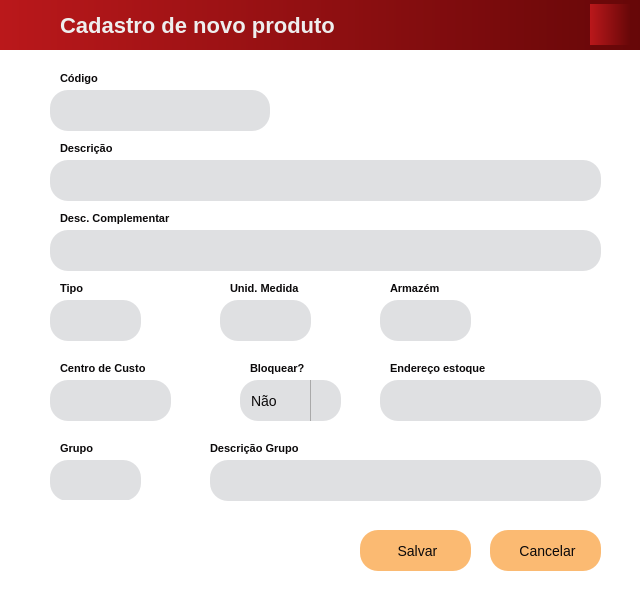
<?xml version="1.0" encoding="UTF-8"?>
<ui version="4.0">
 <class>NewProductWindow</class>
 <widget class="QDialog" name="NewProductWindow">
  <property name="geometry">
   <rect>
    <x>0</x>
    <y>0</y>
    <width>640</width>
    <height>600</height>
   </rect>
  </property>
  <property name="sizePolicy">
   <sizepolicy hsizetype="Fixed" vsizetype="Fixed">
    <horstretch>0</horstretch>
    <verstretch>0</verstretch>
   </sizepolicy>
  </property>
  <property name="font">
   <font>
    <family>Segoe UI</family>
   </font>
  </property>
  <property name="windowTitle">
   <string>Eureka® Cadastro</string>
  </property>
  <property name="windowIcon">
   <iconset resource="../static/resource.qrc">
    <normaloff>:/image/image/LOGO.jpeg</normaloff>:/image/image/LOGO.jpeg</iconset>
  </property>
  <property name="styleSheet">
   <string notr="true">* {
    background-color: #ffffff;
	font-style: &quot;Segoe UI&quot;;
 	color: #0B090A;
}

QLabel {
    color: #0B090A;
    font-size: 12px;
    font-weight: bold;
}

QLineEdit {
    background-color: #DFE0E2;
    padding-left: 15px;
    border-radius: 18px;
	font-size: 18px;
}

QPushButton {
    background-color: #fbba72;
    border: 2px;
    border-radius: 18px;
    font-size: 14px;
    font-weight: regular;
}

QPushButton:hover {
    background-color: #399918;
    color: #EEEEEE
}

QPushButton:pressed {
    background-color: #6703c5;
    color: #EEEEEE;
}
</string>
  </property>
  <widget class="QWidget" name="window_title_bar" native="true">
   <property name="geometry">
    <rect>
     <x>0</x>
     <y>0</y>
     <width>641</width>
     <height>51</height>
    </rect>
   </property>
   <property name="styleSheet">
    <string notr="true">* {
background-color: qlineargradient(spread:pad, x1:0, y1:0, x2:1, y2:0, stop:0 rgba(186, 24, 27, 255), stop:1 rgba(102, 7, 8, 255));
}</string>
   </property>
   <widget class="QLabel" name="type_label">
    <property name="geometry">
     <rect>
      <x>60</x>
      <y>0</y>
      <width>301</width>
      <height>51</height>
     </rect>
    </property>
    <property name="font">
     <font>
      <pointsize>-1</pointsize>
      <weight>75</weight>
      <bold>true</bold>
     </font>
    </property>
    <property name="styleSheet">
     <string notr="true">QLabel {
	background-color: transparent;
    color: #EEEEEE;
    font-size: 22px;
    font-weight: regular;
	font-style: &quot;Segoe UI&quot;;
}</string>
    </property>
    <property name="text">
     <string>Cadastro de novo produto</string>
    </property>
   </widget>
   <widget class="QLabel" name="enaplic_logo">
    <property name="geometry">
     <rect>
      <x>590</x>
      <y>4</y>
      <width>41</width>
      <height>41</height>
     </rect>
    </property>
    <property name="text">
     <string/>
    </property>
    <property name="pixmap">
     <pixmap resource="../static/resource.qrc">:/image/image/LOGO.jpeg</pixmap>
    </property>
    <property name="scaledContents">
     <bool>true</bool>
    </property>
   </widget>
  </widget>
  <widget class="QWidget" name="main_area" native="true">
   <property name="geometry">
    <rect>
     <x>0</x>
     <y>50</y>
     <width>641</width>
     <height>551</height>
    </rect>
   </property>
   <property name="sizePolicy">
    <sizepolicy hsizetype="Fixed" vsizetype="Fixed">
     <horstretch>0</horstretch>
     <verstretch>0</verstretch>
    </sizepolicy>
   </property>
   <property name="font">
    <font>
     <family>Segoe UI</family>
    </font>
   </property>
   <property name="toolTipDuration">
    <number>-4</number>
   </property>
   <property name="styleSheet">
    <string notr="true">* {
    background-color: #ffffff;
	font-style: 'Segoe UI';
}

QLabel, QCheckBox {
    color: #0B090A;
    font-size: 11px;
    font-weight: bold;
}

QLabel#logo-enaplic {
    margin: 5px 0;
}

QLineEdit {
    background-color: #DFE0E2;
    padding-left: 11px;
    border-radius: 18px;
	font-size: 14px;
}

QDateEdit, QComboBox {
    background-color: #DFE0E2;
    padding-left: 11px;
    border-radius: 18px;
    height: 20px;
    font-size: 14px;
}

QDateEdit::drop-down, QComboBox::drop-down {
    subcontrol-origin: padding;
    subcontrol-position: top right;
    width: 30px;
    border-left-width: 1px;
    border-left-color: darkgray;
    border-left-style: solid;
    border-top-right-radius: 3px;
    border-bottom-right-radius: 3px;
}

QDateEdit::down-arrow, QComboBox::down-arrow {
    image: url(../static/icon/arrow.png);
    width: 10px;
    height: 10px;
}

QTableWidget {
    border: 1px solid #000000;
    background-color: #686D76;
    padding-left: 10px;
    margin-bottom: 15px;
}

QTableWidget QHeaderView::section {
    background-color: #262626;
    color: #A7A6A6;
    padding: 5px;
    height: 18px;
}

QTableWidget QHeaderView::section:horizontal {
    border-top: 1px solid #333;
}

QTableWidget::item {
    background-color: #363636;
    color: #fff;
    font-weight: bold;
    padding-right: 8px;
    padding-left: 8px;
}

QTableWidget::item:selected {
    background-color: #000000;
    color: #EEEEEE;
    font-weight: bold;
}</string>
   </property>
   <widget class="QLineEdit" name="desc_comp_field">
    <property name="geometry">
     <rect>
      <x>50</x>
      <y>180</y>
      <width>551</width>
      <height>41</height>
     </rect>
    </property>
    <property name="minimumSize">
     <size>
      <width>301</width>
      <height>41</height>
     </size>
    </property>
    <property name="font">
     <font>
      <family>Segoe UI</family>
      <pointsize>-1</pointsize>
     </font>
    </property>
    <property name="focusPolicy">
     <enum>Qt::ClickFocus</enum>
    </property>
    <property name="inputMask">
     <string/>
    </property>
    <property name="text">
     <string/>
    </property>
    <property name="maxLength">
     <number>60</number>
    </property>
    <property name="clearButtonEnabled">
     <bool>true</bool>
    </property>
   </widget>
   <widget class="QLineEdit" name="tipo_field">
    <property name="geometry">
     <rect>
      <x>50</x>
      <y>250</y>
      <width>91</width>
      <height>41</height>
     </rect>
    </property>
    <property name="minimumSize">
     <size>
      <width>10</width>
      <height>41</height>
     </size>
    </property>
    <property name="font">
     <font>
      <family>Segoe UI</family>
      <pointsize>-1</pointsize>
     </font>
    </property>
    <property name="tabletTracking">
     <bool>false</bool>
    </property>
    <property name="focusPolicy">
     <enum>Qt::ClickFocus</enum>
    </property>
    <property name="inputMask">
     <string/>
    </property>
    <property name="text">
     <string/>
    </property>
    <property name="maxLength">
     <number>2</number>
    </property>
    <property name="echoMode">
     <enum>QLineEdit::Normal</enum>
    </property>
    <property name="clearButtonEnabled">
     <bool>true</bool>
    </property>
   </widget>
   <widget class="QLabel" name="desc_comp_label">
    <property name="geometry">
     <rect>
      <x>60</x>
      <y>160</y>
      <width>131</width>
      <height>16</height>
     </rect>
    </property>
    <property name="font">
     <font>
      <family>Segoe UI</family>
      <pointsize>-1</pointsize>
      <weight>75</weight>
      <bold>true</bold>
     </font>
    </property>
    <property name="text">
     <string>Desc. Complementar</string>
    </property>
   </widget>
   <widget class="QLabel" name="tipo_label">
    <property name="geometry">
     <rect>
      <x>60</x>
      <y>230</y>
      <width>51</width>
      <height>16</height>
     </rect>
    </property>
    <property name="font">
     <font>
      <family>Segoe UI</family>
      <pointsize>-1</pointsize>
      <weight>75</weight>
      <bold>true</bold>
     </font>
    </property>
    <property name="text">
     <string>Tipo</string>
    </property>
   </widget>
   <widget class="QPushButton" name="btn_close">
    <property name="geometry">
     <rect>
      <x>490</x>
      <y>480</y>
      <width>111</width>
      <height>41</height>
     </rect>
    </property>
    <property name="minimumSize">
     <size>
      <width>0</width>
      <height>41</height>
     </size>
    </property>
    <property name="font">
     <font>
      <family>Segoe UI</family>
      <pointsize>-1</pointsize>
     </font>
    </property>
    <property name="focusPolicy">
     <enum>Qt::TabFocus</enum>
    </property>
    <property name="styleSheet">
     <string notr="true">QPushButton {
    background-color: #fbba72;
    border: 2px;
    border-radius: 18px;
    font-size: 14px;
    font-weight: regular;
}

QPushButton:hover {
    background-color: #d60000;
    color: #EEEEEE
}

QPushButton:pressed {
    background-color: #6703c5;
    color: #EEEEEE;
}

</string>
    </property>
    <property name="text">
     <string> Cancelar</string>
    </property>
    <property name="icon">
     <iconset resource="../static/resource.qrc">
      <normaloff>:/icon/icon/excluir (1).png</normaloff>:/icon/icon/excluir (1).png</iconset>
    </property>
    <property name="iconSize">
     <size>
      <width>16</width>
      <height>16</height>
     </size>
    </property>
   </widget>
   <widget class="QLabel" name="descricao_label">
    <property name="geometry">
     <rect>
      <x>60</x>
      <y>90</y>
      <width>61</width>
      <height>16</height>
     </rect>
    </property>
    <property name="font">
     <font>
      <family>Segoe UI</family>
      <pointsize>-1</pointsize>
      <weight>75</weight>
      <bold>true</bold>
     </font>
    </property>
    <property name="text">
     <string>Descrição</string>
    </property>
   </widget>
   <widget class="QLineEdit" name="descricao_field">
    <property name="geometry">
     <rect>
      <x>50</x>
      <y>110</y>
      <width>551</width>
      <height>41</height>
     </rect>
    </property>
    <property name="minimumSize">
     <size>
      <width>301</width>
      <height>41</height>
     </size>
    </property>
    <property name="font">
     <font>
      <family>Segoe UI</family>
      <pointsize>-1</pointsize>
     </font>
    </property>
    <property name="focusPolicy">
     <enum>Qt::ClickFocus</enum>
    </property>
    <property name="accessibleDescription">
     <string/>
    </property>
    <property name="inputMask">
     <string/>
    </property>
    <property name="text">
     <string/>
    </property>
    <property name="maxLength">
     <number>100</number>
    </property>
    <property name="clearButtonEnabled">
     <bool>true</bool>
    </property>
   </widget>
   <widget class="QLineEdit" name="um_field">
    <property name="geometry">
     <rect>
      <x>220</x>
      <y>250</y>
      <width>91</width>
      <height>41</height>
     </rect>
    </property>
    <property name="minimumSize">
     <size>
      <width>10</width>
      <height>41</height>
     </size>
    </property>
    <property name="font">
     <font>
      <family>Segoe UI</family>
      <pointsize>-1</pointsize>
     </font>
    </property>
    <property name="focusPolicy">
     <enum>Qt::ClickFocus</enum>
    </property>
    <property name="inputMask">
     <string/>
    </property>
    <property name="text">
     <string/>
    </property>
    <property name="maxLength">
     <number>2</number>
    </property>
    <property name="echoMode">
     <enum>QLineEdit::Normal</enum>
    </property>
    <property name="clearButtonEnabled">
     <bool>true</bool>
    </property>
   </widget>
   <widget class="QLabel" name="um_label">
    <property name="geometry">
     <rect>
      <x>230</x>
      <y>230</y>
      <width>81</width>
      <height>16</height>
     </rect>
    </property>
    <property name="font">
     <font>
      <family>Segoe UI</family>
      <pointsize>-1</pointsize>
      <weight>75</weight>
      <bold>true</bold>
     </font>
    </property>
    <property name="text">
     <string>Unid. Medida</string>
    </property>
   </widget>
   <widget class="QLabel" name="armazem_label">
    <property name="geometry">
     <rect>
      <x>390</x>
      <y>230</y>
      <width>61</width>
      <height>16</height>
     </rect>
    </property>
    <property name="font">
     <font>
      <family>Segoe UI</family>
      <pointsize>-1</pointsize>
      <weight>75</weight>
      <bold>true</bold>
     </font>
    </property>
    <property name="text">
     <string>Armazém</string>
    </property>
   </widget>
   <widget class="QPushButton" name="btn_save">
    <property name="geometry">
     <rect>
      <x>360</x>
      <y>480</y>
      <width>111</width>
      <height>41</height>
     </rect>
    </property>
    <property name="minimumSize">
     <size>
      <width>0</width>
      <height>41</height>
     </size>
    </property>
    <property name="font">
     <font>
      <family>Segoe UI</family>
      <pointsize>-1</pointsize>
     </font>
    </property>
    <property name="focusPolicy">
     <enum>Qt::TabFocus</enum>
    </property>
    <property name="styleSheet">
     <string notr="true">QPushButton {
    background-color: #fbba72;
    border: 2px;
    border-radius: 18px;
    font-size: 14px;
    font-weight: regular;
}

QPushButton:hover {
    background-color: #399918;
    color: #EEEEEE
}
QPushButton:pressed {
    background-color: #6703c5;
    color: #EEEEEE;
}

</string>
    </property>
    <property name="text">
     <string> Salvar</string>
    </property>
    <property name="icon">
     <iconset resource="../static/resource.qrc">
      <normaloff>:/icon/icon/icons8-salvar-50.png</normaloff>:/icon/icon/icons8-salvar-50.png</iconset>
    </property>
    <property name="iconSize">
     <size>
      <width>16</width>
      <height>16</height>
     </size>
    </property>
   </widget>
   <widget class="QLineEdit" name="grupo_field">
    <property name="geometry">
     <rect>
      <x>50</x>
      <y>410</y>
      <width>91</width>
      <height>41</height>
     </rect>
    </property>
    <property name="minimumSize">
     <size>
      <width>10</width>
      <height>41</height>
     </size>
    </property>
    <property name="font">
     <font>
      <family>Segoe UI</family>
      <pointsize>-1</pointsize>
     </font>
    </property>
    <property name="focusPolicy">
     <enum>Qt::ClickFocus</enum>
    </property>
    <property name="inputMask">
     <string/>
    </property>
    <property name="text">
     <string/>
    </property>
    <property name="maxLength">
     <number>4</number>
    </property>
    <property name="echoMode">
     <enum>QLineEdit::Normal</enum>
    </property>
    <property name="clearButtonEnabled">
     <bool>true</bool>
    </property>
   </widget>
   <widget class="QLabel" name="grupo_label">
    <property name="geometry">
     <rect>
      <x>60</x>
      <y>390</y>
      <width>81</width>
      <height>16</height>
     </rect>
    </property>
    <property name="font">
     <font>
      <family>Segoe UI</family>
      <pointsize>-1</pointsize>
      <weight>75</weight>
      <bold>true</bold>
     </font>
    </property>
    <property name="text">
     <string>Grupo</string>
    </property>
   </widget>
   <widget class="QLineEdit" name="desc_grupo_field">
    <property name="geometry">
     <rect>
      <x>210</x>
      <y>410</y>
      <width>391</width>
      <height>41</height>
     </rect>
    </property>
    <property name="minimumSize">
     <size>
      <width>10</width>
      <height>41</height>
     </size>
    </property>
    <property name="font">
     <font>
      <family>Segoe UI</family>
      <pointsize>-1</pointsize>
     </font>
    </property>
    <property name="focusPolicy">
     <enum>Qt::ClickFocus</enum>
    </property>
    <property name="inputMask">
     <string/>
    </property>
    <property name="text">
     <string/>
    </property>
    <property name="maxLength">
     <number>30</number>
    </property>
    <property name="echoMode">
     <enum>QLineEdit::Normal</enum>
    </property>
    <property name="readOnly">
     <bool>true</bool>
    </property>
    <property name="clearButtonEnabled">
     <bool>false</bool>
    </property>
   </widget>
   <widget class="QLabel" name="desc_grupo_label">
    <property name="geometry">
     <rect>
      <x>210</x>
      <y>390</y>
      <width>101</width>
      <height>16</height>
     </rect>
    </property>
    <property name="font">
     <font>
      <family>Segoe UI</family>
      <pointsize>-1</pointsize>
      <weight>75</weight>
      <bold>true</bold>
     </font>
    </property>
    <property name="text">
     <string>Descrição Grupo</string>
    </property>
   </widget>
   <widget class="QLabel" name="cc_label">
    <property name="geometry">
     <rect>
      <x>60</x>
      <y>310</y>
      <width>101</width>
      <height>16</height>
     </rect>
    </property>
    <property name="font">
     <font>
      <family>Segoe UI</family>
      <pointsize>-1</pointsize>
      <weight>75</weight>
      <bold>true</bold>
     </font>
    </property>
    <property name="text">
     <string>Centro de Custo</string>
    </property>
   </widget>
   <widget class="QComboBox" name="bloquear_combobox">
    <property name="geometry">
     <rect>
      <x>240</x>
      <y>330</y>
      <width>101</width>
      <height>41</height>
     </rect>
    </property>
    <property name="sizePolicy">
     <sizepolicy hsizetype="Fixed" vsizetype="Fixed">
      <horstretch>0</horstretch>
      <verstretch>0</verstretch>
     </sizepolicy>
    </property>
    <property name="minimumSize">
     <size>
      <width>10</width>
      <height>41</height>
     </size>
    </property>
    <property name="font">
     <font>
      <family>Segoe UI</family>
      <pointsize>-1</pointsize>
     </font>
    </property>
    <property name="cursor">
     <cursorShape>ArrowCursor</cursorShape>
    </property>
    <property name="focusPolicy">
     <enum>Qt::ClickFocus</enum>
    </property>
    <property name="maxCount">
     <number>10</number>
    </property>
    <property name="insertPolicy">
     <enum>QComboBox::InsertAlphabetically</enum>
    </property>
    <property name="iconSize">
     <size>
      <width>32</width>
      <height>32</height>
     </size>
    </property>
    <item>
     <property name="text">
      <string>Não</string>
     </property>
    </item>
    <item>
     <property name="text">
      <string>Sim</string>
     </property>
    </item>
   </widget>
   <widget class="QLabel" name="bloquear_label">
    <property name="geometry">
     <rect>
      <x>250</x>
      <y>310</y>
      <width>101</width>
      <height>16</height>
     </rect>
    </property>
    <property name="font">
     <font>
      <family>Segoe UI</family>
      <pointsize>-1</pointsize>
      <weight>75</weight>
      <bold>true</bold>
     </font>
    </property>
    <property name="text">
     <string>Bloquear?</string>
    </property>
   </widget>
   <widget class="QLineEdit" name="endereco_field">
    <property name="geometry">
     <rect>
      <x>380</x>
      <y>330</y>
      <width>221</width>
      <height>41</height>
     </rect>
    </property>
    <property name="minimumSize">
     <size>
      <width>10</width>
      <height>41</height>
     </size>
    </property>
    <property name="font">
     <font>
      <family>Segoe UI</family>
      <pointsize>-1</pointsize>
     </font>
    </property>
    <property name="tabletTracking">
     <bool>false</bool>
    </property>
    <property name="focusPolicy">
     <enum>Qt::ClickFocus</enum>
    </property>
    <property name="inputMask">
     <string/>
    </property>
    <property name="text">
     <string/>
    </property>
    <property name="maxLength">
     <number>6</number>
    </property>
    <property name="echoMode">
     <enum>QLineEdit::Normal</enum>
    </property>
    <property name="clearButtonEnabled">
     <bool>true</bool>
    </property>
   </widget>
   <widget class="QLabel" name="endereco_label">
    <property name="geometry">
     <rect>
      <x>390</x>
      <y>310</y>
      <width>111</width>
      <height>16</height>
     </rect>
    </property>
    <property name="font">
     <font>
      <family>Segoe UI</family>
      <pointsize>-1</pointsize>
      <weight>75</weight>
      <bold>true</bold>
     </font>
    </property>
    <property name="text">
     <string>Endereço estoque</string>
    </property>
   </widget>
   <widget class="QLineEdit" name="armazem_field">
    <property name="geometry">
     <rect>
      <x>380</x>
      <y>250</y>
      <width>91</width>
      <height>41</height>
     </rect>
    </property>
    <property name="minimumSize">
     <size>
      <width>10</width>
      <height>41</height>
     </size>
    </property>
    <property name="font">
     <font>
      <family>Segoe UI</family>
      <pointsize>-1</pointsize>
     </font>
    </property>
    <property name="tabletTracking">
     <bool>false</bool>
    </property>
    <property name="focusPolicy">
     <enum>Qt::ClickFocus</enum>
    </property>
    <property name="inputMask">
     <string/>
    </property>
    <property name="text">
     <string/>
    </property>
    <property name="maxLength">
     <number>6</number>
    </property>
    <property name="echoMode">
     <enum>QLineEdit::Normal</enum>
    </property>
    <property name="clearButtonEnabled">
     <bool>true</bool>
    </property>
   </widget>
   <widget class="QLineEdit" name="cc_field">
    <property name="geometry">
     <rect>
      <x>50</x>
      <y>330</y>
      <width>121</width>
      <height>41</height>
     </rect>
    </property>
    <property name="minimumSize">
     <size>
      <width>10</width>
      <height>41</height>
     </size>
    </property>
    <property name="font">
     <font>
      <family>Segoe UI</family>
      <pointsize>-1</pointsize>
     </font>
    </property>
    <property name="tabletTracking">
     <bool>false</bool>
    </property>
    <property name="focusPolicy">
     <enum>Qt::ClickFocus</enum>
    </property>
    <property name="inputMask">
     <string/>
    </property>
    <property name="text">
     <string/>
    </property>
    <property name="maxLength">
     <number>9</number>
    </property>
    <property name="echoMode">
     <enum>QLineEdit::Normal</enum>
    </property>
    <property name="clearButtonEnabled">
     <bool>true</bool>
    </property>
   </widget>
   <widget class="QPushButton" name="btn_search_tipo">
    <property name="geometry">
     <rect>
      <x>145</x>
      <y>250</y>
      <width>41</width>
      <height>41</height>
     </rect>
    </property>
    <property name="minimumSize">
     <size>
      <width>0</width>
      <height>41</height>
     </size>
    </property>
    <property name="font">
     <font>
      <pointsize>-1</pointsize>
     </font>
    </property>
    <property name="focusPolicy">
     <enum>Qt::TabFocus</enum>
    </property>
    <property name="styleSheet">
     <string notr="true">QPushButton {
    background-color: #fff;
    border: 2px;
    border-radius: 18px;
    font-size: 14px;
    font-weight: regular;
}

QPushButton:hover {
    background-color: transparent;
    color: #EEEEEE
}

QPushButton:pressed {
    background-color: transparent;
    color: #EEEEEE;
}</string>
    </property>
    <property name="text">
     <string/>
    </property>
    <property name="icon">
     <iconset resource="../static/resource.qrc">
      <normaloff>:/icon/icon/lupa (2).png</normaloff>:/icon/icon/lupa (2).png</iconset>
    </property>
    <property name="iconSize">
     <size>
      <width>32</width>
      <height>32</height>
     </size>
    </property>
   </widget>
   <widget class="QPushButton" name="btn_search_um">
    <property name="geometry">
     <rect>
      <x>315</x>
      <y>250</y>
      <width>41</width>
      <height>41</height>
     </rect>
    </property>
    <property name="minimumSize">
     <size>
      <width>0</width>
      <height>41</height>
     </size>
    </property>
    <property name="font">
     <font>
      <pointsize>-1</pointsize>
     </font>
    </property>
    <property name="focusPolicy">
     <enum>Qt::TabFocus</enum>
    </property>
    <property name="styleSheet">
     <string notr="true">QPushButton {
    background-color: #fff;
    border: 2px;
    border-radius: 18px;
    font-size: 14px;
    font-weight: regular;
}

QPushButton:hover {
    background-color: transparent;
    color: #EEEEEE
}

QPushButton:pressed {
    background-color: transparent;
    color: #EEEEEE;
}</string>
    </property>
    <property name="text">
     <string/>
    </property>
    <property name="icon">
     <iconset resource="../static/resource.qrc">
      <normaloff>:/icon/icon/lupa (2).png</normaloff>:/icon/icon/lupa (2).png</iconset>
    </property>
    <property name="iconSize">
     <size>
      <width>32</width>
      <height>32</height>
     </size>
    </property>
   </widget>
   <widget class="QPushButton" name="btn_search_arm">
    <property name="geometry">
     <rect>
      <x>475</x>
      <y>250</y>
      <width>41</width>
      <height>41</height>
     </rect>
    </property>
    <property name="minimumSize">
     <size>
      <width>0</width>
      <height>41</height>
     </size>
    </property>
    <property name="font">
     <font>
      <pointsize>-1</pointsize>
     </font>
    </property>
    <property name="focusPolicy">
     <enum>Qt::TabFocus</enum>
    </property>
    <property name="styleSheet">
     <string notr="true">QPushButton {
    background-color: #fff;
    border: 2px;
    border-radius: 18px;
    font-size: 14px;
    font-weight: regular;
}

QPushButton:hover {
    background-color: transparent;
    color: #EEEEEE
}

QPushButton:pressed {
    background-color: transparent;
    color: #EEEEEE;
}</string>
    </property>
    <property name="text">
     <string/>
    </property>
    <property name="icon">
     <iconset resource="../static/resource.qrc">
      <normaloff>:/icon/icon/lupa (2).png</normaloff>:/icon/icon/lupa (2).png</iconset>
    </property>
    <property name="iconSize">
     <size>
      <width>32</width>
      <height>32</height>
     </size>
    </property>
   </widget>
   <widget class="QPushButton" name="btn_search_cc">
    <property name="geometry">
     <rect>
      <x>175</x>
      <y>330</y>
      <width>41</width>
      <height>41</height>
     </rect>
    </property>
    <property name="minimumSize">
     <size>
      <width>0</width>
      <height>41</height>
     </size>
    </property>
    <property name="font">
     <font>
      <pointsize>-1</pointsize>
     </font>
    </property>
    <property name="focusPolicy">
     <enum>Qt::TabFocus</enum>
    </property>
    <property name="styleSheet">
     <string notr="true">QPushButton {
    background-color: #fff;
    border: 2px;
    border-radius: 18px;
    font-size: 14px;
    font-weight: regular;
}

QPushButton:hover {
    background-color: transparent;
    color: #EEEEEE
}

QPushButton:pressed {
    background-color: transparent;
    color: #EEEEEE;
}</string>
    </property>
    <property name="text">
     <string/>
    </property>
    <property name="icon">
     <iconset resource="../static/resource.qrc">
      <normaloff>:/icon/icon/lupa (2).png</normaloff>:/icon/icon/lupa (2).png</iconset>
    </property>
    <property name="iconSize">
     <size>
      <width>32</width>
      <height>32</height>
     </size>
    </property>
   </widget>
   <widget class="QPushButton" name="btn_search_grupo">
    <property name="geometry">
     <rect>
      <x>145</x>
      <y>410</y>
      <width>41</width>
      <height>41</height>
     </rect>
    </property>
    <property name="minimumSize">
     <size>
      <width>0</width>
      <height>41</height>
     </size>
    </property>
    <property name="font">
     <font>
      <pointsize>-1</pointsize>
     </font>
    </property>
    <property name="focusPolicy">
     <enum>Qt::TabFocus</enum>
    </property>
    <property name="styleSheet">
     <string notr="true">QPushButton {
    background-color: #fff;
    border: 2px;
    border-radius: 18px;
    font-size: 14px;
    font-weight: regular;
}

QPushButton:hover {
    background-color: transparent;
    color: #EEEEEE
}

QPushButton:pressed {
    background-color: transparent;
    color: #EEEEEE;
}</string>
    </property>
    <property name="text">
     <string/>
    </property>
    <property name="icon">
     <iconset resource="../static/resource.qrc">
      <normaloff>:/icon/icon/lupa (2).png</normaloff>:/icon/icon/lupa (2).png</iconset>
    </property>
    <property name="iconSize">
     <size>
      <width>32</width>
      <height>32</height>
     </size>
    </property>
   </widget>
   <widget class="QLabel" name="logo_enaplic_50">
    <property name="geometry">
     <rect>
      <x>50</x>
      <y>450</y>
      <width>121</width>
      <height>101</height>
     </rect>
    </property>
    <property name="text">
     <string/>
    </property>
    <property name="pixmap">
     <pixmap resource="../static/resource.qrc">:/image/image/logo_enaplic_50_anos.png</pixmap>
    </property>
    <property name="scaledContents">
     <bool>true</bool>
    </property>
   </widget>
   <widget class="QLineEdit" name="codigo_field">
    <property name="geometry">
     <rect>
      <x>50</x>
      <y>40</y>
      <width>220</width>
      <height>41</height>
     </rect>
    </property>
    <property name="minimumSize">
     <size>
      <width>220</width>
      <height>41</height>
     </size>
    </property>
    <property name="font">
     <font>
      <family>Segoe UI</family>
      <pointsize>-1</pointsize>
     </font>
    </property>
    <property name="focusPolicy">
     <enum>Qt::StrongFocus</enum>
    </property>
    <property name="accessibleDescription">
     <string/>
    </property>
    <property name="inputMask">
     <string/>
    </property>
    <property name="text">
     <string/>
    </property>
    <property name="maxLength">
     <number>15</number>
    </property>
    <property name="clearButtonEnabled">
     <bool>true</bool>
    </property>
   </widget>
   <widget class="QLabel" name="codigo_label">
    <property name="geometry">
     <rect>
      <x>60</x>
      <y>20</y>
      <width>61</width>
      <height>16</height>
     </rect>
    </property>
    <property name="font">
     <font>
      <family>Segoe UI</family>
      <pointsize>-1</pointsize>
      <weight>75</weight>
      <bold>true</bold>
     </font>
    </property>
    <property name="text">
     <string>Código</string>
    </property>
   </widget>
  </widget>
 </widget>
 <resources>
  <include location="../static/resource.qrc"/>
 </resources>
 <connections/>
</ui>
